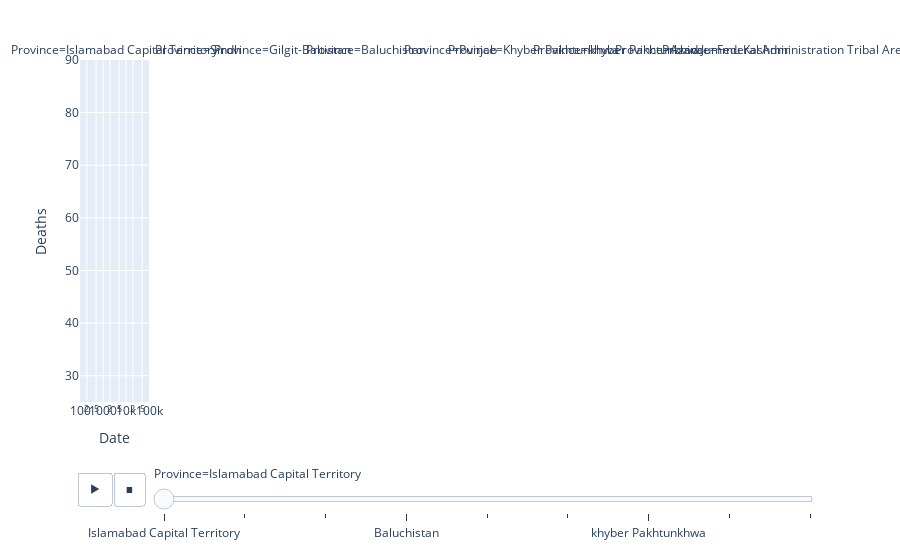

Notebook code for this chart:
### Code cell
fig = px.scatter(covid, x="Date", y="Deaths", animation_frame="Province", animation_group="City",
           hover_name="City",facet_col="Province", size="Deaths", 
           log_x=True, size_max=45, range_x=[100,100000], range_y=[25,90])
fig.show()

### Figure 1 — Plotly figure (JSON) as saved in the notebook; plotly's stock layout.template omitted (floating-point values rounded to 4 significant figures)
{"data": [{"hovertemplate": "<b>%{hovertext}</b><br><br>Province=Islamabad Capital Territory<br>Date=%{x}<br>Deaths=%{marker.size}<extra></extra>", "hovertext": ["Islamabad", "Islamabad", "Islamabad", "Islamabad", "Islamabad", "Islamabad", "Islamabad", "Islamabad", "Islamabad", "Islamabad", "Islamabad", "Islamabad", "Islamabad", "Islamabad", "Islamabad", "Islamabad", "Islamabad", "Islamabad", "Islamabad", "Islamabad", "Islamabad", "Islamabad", "Islamabad", "Islamabad", "Islamabad", "Islamabad", "Islamabad", "Islamabad", "Islamabad"], "ids": ["Islamabad", "Islamabad", "Islamabad", "Islamabad", "Islamabad", "Islamabad", "Islamabad", "Islamabad", "Islamabad", "Islamabad", "Islamabad", "Islamabad", "Islamabad", "Islamabad", "Islamabad", "Islamabad", "Islamabad", "Islamabad", "Islamabad", "Islamabad", "Islamabad", "Islamabad", "Islamabad", "Islamabad", "Islamabad", "Islamabad", "Islamabad", "Islamabad", "Islamabad"], "legendgroup": "", "marker": {"color": "#636efa", "size": [0, 0, 0, 0, 0, 0, 0, 0, 0, 0, 0, 0, 0, 0, 0, 0, 0, 0, 0, 0, 1, 0, 0, 0, 0, 0, 0, 1, 0], "sizemode": "area", "sizeref": 0.004938, "symbol": "circle"}, "mode": "markers", "name": "", "orientation": "v", "showlegend": false, "type": "scatter", "x": ["2/26/2020", "2/29/2020", "3/13/2020", "3/16/2020", "3/17/2020", "3/18/2020", "3/21/2020", "3/22/2020", "3/25/2020", "3/26/2020", "3/27/2020", "3/28/2020", "3/29/2020", "3/30/2020", "3/31/2020", "4/1/2020", "4/2/2020", "4/3/2020", "4/4/2020", "4/5/2020", "4/7/2020", "4/9/2020", "4/12/2020", "4/13/2020", "4/15/2020", "4/16/2020", "4/17/2020", "4/18/2020", "4/19/2020"], "xaxis": "x", "y": [0, 0, 0, 0, 0, 0, 0, 0, 0, 0, 0, 0, 0, 0, 0, 0, 0, 0, 0, 0, 1, 0, 0, 0, 0, 0, 0, 1, 0], "yaxis": "y"}], "layout": {"annotations": [{"font": {}, "showarrow": false, "text": "Province=Islamabad Capital Territory", "x": 0.04667, "xanchor": "center", "xref": "paper", "y": 1, "yanchor": "bottom", "yref": "paper"}, {"font": {}, "showarrow": false, "text": "Province=Sindh", "x": 0.16, "xanchor": "center", "xref": "paper", "y": 1, "yanchor": "bottom", "yref": "paper"}, {"font": {}, "showarrow": false, "text": "Province=Gilgit-Baltistan", "x": 0.2733, "xanchor": "center", "xref": "paper", "y": 1, "yanchor": "bottom", "yref": "paper"}, {"font": {}, "showarrow": false, "text": "Province=Baluchistan", "x": 0.3867, "xanchor": "center", "xref": "paper", "y": 1, "yanchor": "bottom", "yref": "paper"}, {"font": {}, "showarrow": false, "text": "Province=Punjab", "x": 0.5, "xanchor": "center", "xref": "paper", "y": 1, "yanchor": "bottom", "yref": "paper"}, {"font": {}, "showarrow": false, "text": "Province=Khyber Pakhtunkhwa", "x": 0.6133, "xanchor": "center", "xref": "paper", "y": 1, "yanchor": "bottom", "yref": "paper"}, {"font": {}, "showarrow": false, "text": "Province=khyber Pakhtunkhwa", "x": 0.7267, "xanchor": "center", "xref": "paper", "y": 1, "yanchor": "bottom", "yref": "paper"}, {"font": {}, "showarrow": false, "text": "Province=Azad Jummu Kashmir", "x": 0.84, "xanchor": "center", "xref": "paper", "y": 1, "yanchor": "bottom", "yref": "paper"}, {"font": {}, "showarrow": false, "text": "Province=Federal Administration Tribal Area", "x": 0.9533, "xanchor": "center", "xref": "paper", "y": 1, "yanchor": "bottom", "yref": "paper"}], "legend": {"itemsizing": "constant", "tracegroupgap": 0}, "margin": {"t": 60}, "sliders": [{"active": 0, "currentvalue": {"prefix": "Province="}, "len": 0.9, "pad": {"b": 10, "t": 60}, "steps": [{"args": [["Islamabad Capital Territory"], {"frame": {"duration": 0, "redraw": false}, "fromcurrent": true, "mode": "immediate", "transition": {"duration": 0, "easing": "linear"}}], "label": "Islamabad Capital Territory", "method": "animate"}, {"args": [["Sindh"], {"frame": {"duration": 0, "redraw": false}, "fromcurrent": true, "mode": "immediate", "transition": {"duration": 0, "easing": "linear"}}], "label": "Sindh", "method": "animate"}, {"args": [["Gilgit-Baltistan"], {"frame": {"duration": 0, "redraw": false}, "fromcurrent": true, "mode": "immediate", "transition": {"duration": 0, "easing": "linear"}}], "label": "Gilgit-Baltistan", "method": "animate"}, {"args": [["Baluchistan"], {"frame": {"duration": 0, "redraw": false}, "fromcurrent": true, "mode": "immediate", "transition": {"duration": 0, "easing": "linear"}}], "label": "Baluchistan", "method": "animate"}, {"args": [["Punjab"], {"frame": {"duration": 0, "redraw": false}, "fromcurrent": true, "mode": "immediate", "transition": {"duration": 0, "easing": "linear"}}], "label": "Punjab", "method": "animate"}, {"args": [["Khyber Pakhtunkhwa"], {"frame": {"duration": 0, "redraw": false}, "fromcurrent": true, "mode": "immediate", "transition": {"duration": 0, "easing": "linear"}}], "label": "Khyber Pakhtunkhwa", "method": "animate"}, {"args": [["khyber Pakhtunkhwa"], {"frame": {"duration": 0, "redraw": false}, "fromcurrent": true, "mode": "immediate", "transition": {"duration": 0, "easing": "linear"}}], "label": "khyber Pakhtunkhwa", "method": "animate"}, {"args": [["Azad Jummu Kashmir"], {"frame": {"duration": 0, "redraw": false}, "fromcurrent": true, "mode": "immediate", "transition": {"duration": 0, "easing": "linear"}}], "label": "Azad Jummu Kashmir", "method": "animate"}, {"args": [["Federal Administration Tribal Area"], {"frame": {"duration": 0, "redraw": false}, "fromcurrent": true, "mode": "immediate", "transition": {"duration": 0, "easing": "linear"}}], "label": "Federal Administration Tribal Area", "method": "animate"}], "x": 0.1, "xanchor": "left", "y": 0, "yanchor": "top"}], "updatemenus": [{"buttons": [{"args": [null, {"frame": {"duration": 500, "redraw": false}, "fromcurrent": true, "mode": "immediate", "transition": {"duration": 500, "easing": "linear"}}], "label": "&#9654;", "method": "animate"}, {"args": [[null], {"frame": {"duration": 0, "redraw": false}, "fromcurrent": true, "mode": "immediate", "transition": {"duration": 0, "easing": "linear"}}], "label": "&#9724;", "method": "animate"}], "direction": "left", "pad": {"r": 10, "t": 70}, "showactive": false, "type": "buttons", "x": 0.1, "xanchor": "right", "y": 0, "yanchor": "top"}], "xaxis": {"anchor": "y", "domain": [0, 0.09333], "range": [2, 5], "title": {"text": "Date"}, "type": "log"}, "xaxis2": {"anchor": "y2", "domain": [0.1133, 0.2067], "matches": "x", "range": [2, 5], "title": {"text": "Date"}, "type": "log"}, "xaxis3": {"anchor": "y3", "domain": [0.2267, 0.32], "matches": "x", "range": [2, 5], "title": {"text": "Date"}, "type": "log"}, "xaxis4": {"anchor": "y4", "domain": [0.34, 0.4333], "matches": "x", "range": [2, 5], "title": {"text": "Date"}, "type": "log"}, "xaxis5": {"anchor": "y5", "domain": [0.4533, 0.5467], "matches": "x", "range": [2, 5], "title": {"text": "Date"}, "type": "log"}, "xaxis6": {"anchor": "y6", "domain": [0.5667, 0.66], "matches": "x", "range": [2, 5], "title": {"text": "Date"}, "type": "log"}, "xaxis7": {"anchor": "y7", "domain": [0.68, 0.7733], "matches": "x", "range": [2, 5], "title": {"text": "Date"}, "type": "log"}, "xaxis8": {"anchor": "y8", "domain": [0.7933, 0.8867], "matches": "x", "range": [2, 5], "title": {"text": "Date"}, "type": "log"}, "xaxis9": {"anchor": "y9", "domain": [0.9067, 1], "matches": "x", "range": [2, 5], "title": {"text": "Date"}, "type": "log"}, "yaxis": {"anchor": "x", "domain": [0, 1], "range": [25, 90], "title": {"text": "Deaths"}}, "yaxis2": {"anchor": "x2", "domain": [0, 1], "matches": "y", "showticklabels": false}, "yaxis3": {"anchor": "x3", "domain": [0, 1], "matches": "y", "showticklabels": false}, "yaxis4": {"anchor": "x4", "domain": [0, 1], "matches": "y", "showticklabels": false}, "yaxis5": {"anchor": "x5", "domain": [0, 1], "matches": "y", "showticklabels": false}, "yaxis6": {"anchor": "x6", "domain": [0, 1], "matches": "y", "showticklabels": false}, "yaxis7": {"anchor": "x7", "domain": [0, 1], "matches": "y", "showticklabels": false}, "yaxis8": {"anchor": "x8", "domain": [0, 1], "matches": "y", "showticklabels": false}, "yaxis9": {"anchor": "x9", "domain": [0, 1], "matches": "y", "showticklabels": false}}}
